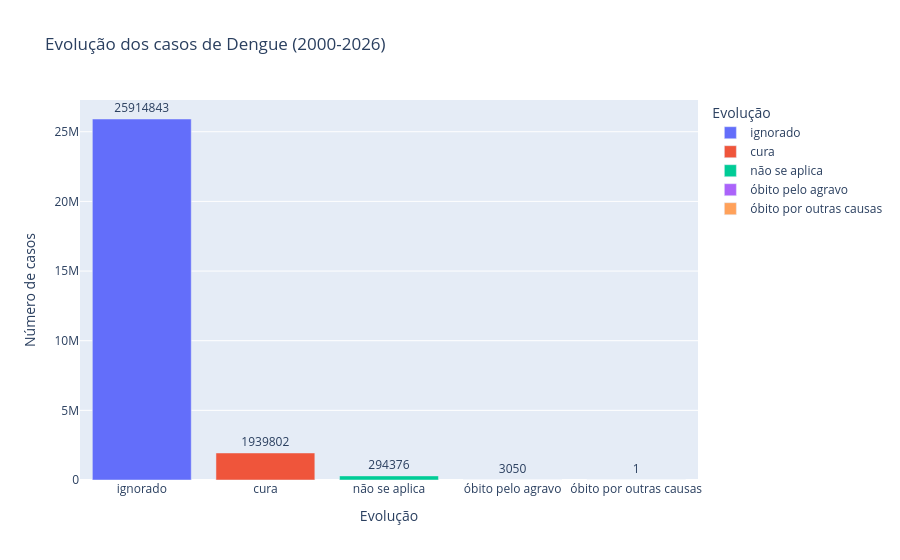

The cell this chart's notebook holds for it:
### Code cell
# Contagem dos resultados
evolucao_counts = (
    df_evolucao["CON_EVOLUC"]
    .value_counts()
    .reset_index()
)

evolucao_counts.columns = ["Evolução", "Contagem"]

fig = px.bar(
    evolucao_counts,
    x="Evolução",
    y="Contagem",
    text="Contagem",
    title="Evolução dos casos de Dengue (2000-2026)",
    labels={
        "Contagem": "Número de casos",
        "Evolução": "Evolução"
    },
    color="Evolução"
)

fig.update_traces(textposition="outside")

fig.show()

### Figure 1 — Plotly figure (JSON) as saved in the notebook; plotly's stock layout.template omitted (floating-point values rounded to 4 significant figures)
{"data": [{"hovertemplate": "Evolução=%{x}<br>Número de casos=%{text}<extra></extra>", "legendgroup": "ignorado", "marker": {"color": "#636efa", "pattern": {"shape": ""}}, "name": "ignorado", "orientation": "v", "showlegend": true, "text": [25910000.0], "textposition": "outside", "type": "bar", "x": ["ignorado"], "xaxis": "x", "y": [25914843], "yaxis": "y"}, {"hovertemplate": "Evolução=%{x}<br>Número de casos=%{text}<extra></extra>", "legendgroup": "cura", "marker": {"color": "#EF553B", "pattern": {"shape": ""}}, "name": "cura", "orientation": "v", "showlegend": true, "text": [1940000.0], "textposition": "outside", "type": "bar", "x": ["cura"], "xaxis": "x", "y": [1939802], "yaxis": "y"}, {"hovertemplate": "Evolução=%{x}<br>Número de casos=%{text}<extra></extra>", "legendgroup": "não se aplica", "marker": {"color": "#00cc96", "pattern": {"shape": ""}}, "name": "não se aplica", "orientation": "v", "showlegend": true, "text": [294400.0], "textposition": "outside", "type": "bar", "x": ["não se aplica"], "xaxis": "x", "y": [294376], "yaxis": "y"}, {"hovertemplate": "Evolução=%{x}<br>Número de casos=%{text}<extra></extra>", "legendgroup": "óbito pelo agravo", "marker": {"color": "#ab63fa", "pattern": {"shape": ""}}, "name": "óbito pelo agravo", "orientation": "v", "showlegend": true, "text": [3050.0], "textposition": "outside", "type": "bar", "x": ["óbito pelo agravo"], "xaxis": "x", "y": [3050], "yaxis": "y"}, {"hovertemplate": "Evolução=%{x}<br>Número de casos=%{text}<extra></extra>", "legendgroup": "óbito por outras causas", "marker": {"color": "#FFA15A", "pattern": {"shape": ""}}, "name": "óbito por outras causas", "orientation": "v", "showlegend": true, "text": [1.0], "textposition": "outside", "type": "bar", "x": ["óbito por outras causas"], "xaxis": "x", "y": [1], "yaxis": "y"}], "layout": {"barmode": "relative", "legend": {"title": {"text": "Evolução"}, "tracegroupgap": 0}, "title": {"text": "Evolução dos casos de Dengue (2000-2026)"}, "xaxis": {"anchor": "y", "categoryarray": ["ignorado", "cura", "não se aplica", "óbito pelo agravo", "óbito por outras causas"], "categoryorder": "array", "domain": [0, 1], "title": {"text": "Evolução"}}, "yaxis": {"anchor": "x", "domain": [0, 1], "title": {"text": "Número de casos"}}}}
